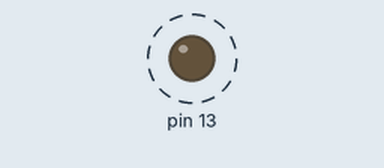
Recording of a sketch running on a simulated Arduino Uno, built with avr-gcc and run on an emulated ATmega328P. On the bench: output pins drawn as LEDs (lit = HIGH). Dashed ring = blinking.

Above: at 0.18 s.
Timing chart, 0 to 3.0 s (numbered marks = the images above):
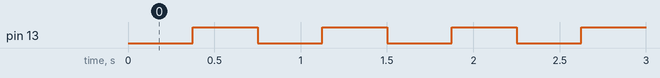

Measured:
- by itself, pin 13: alternates HIGH for 0.37 s and LOW for 0.37 s

The sketch:

intermitentes.ino
```cpp
class Flasher
{
  // Class Member Variables
  // These are initialized at startup
  int ledPin;      // the number of the LED pin
  long OnTime;     // milliseconds of on-time
  long OffTime;    // milliseconds of off-time

  // These maintain the current state
  int ledState;                 // ledState used to set the LED
  unsigned long previousMillis;   // will store last time LED was updated

  // Constructor - creates a Flasher
  // and initializes the member variables and state
  public:
  Flasher(int pin, long on, long off)
  {
  ledPin = pin;
  pinMode(ledPin, OUTPUT);

  OnTime = on;
  OffTime = off;

  ledState = LOW;
  previousMillis = 0;
  }

  void Update()
  {
    // check to see if it's time to change the state of the LED
    unsigned long currentMillis = millis();

    if((ledState == HIGH) && (currentMillis - previousMillis >= OnTime))
    {
      ledState = LOW;  // Turn it off
      previousMillis = currentMillis;  // Remember the time
      digitalWrite(ledPin, ledState);  // Update the actual LED
    }
    else if ((ledState == LOW) && (currentMillis - previousMillis >= OffTime))
    {
      ledState = HIGH;  // turn it on
      previousMillis = currentMillis;   // Remember the time
      digitalWrite(ledPin, ledState);   // Update the actual LED
    }
  }
};


Flasher intermitentes(13, 375, 375);

void setup()
{
}

void loop()
{
  intermitentes.Update();
}
```
